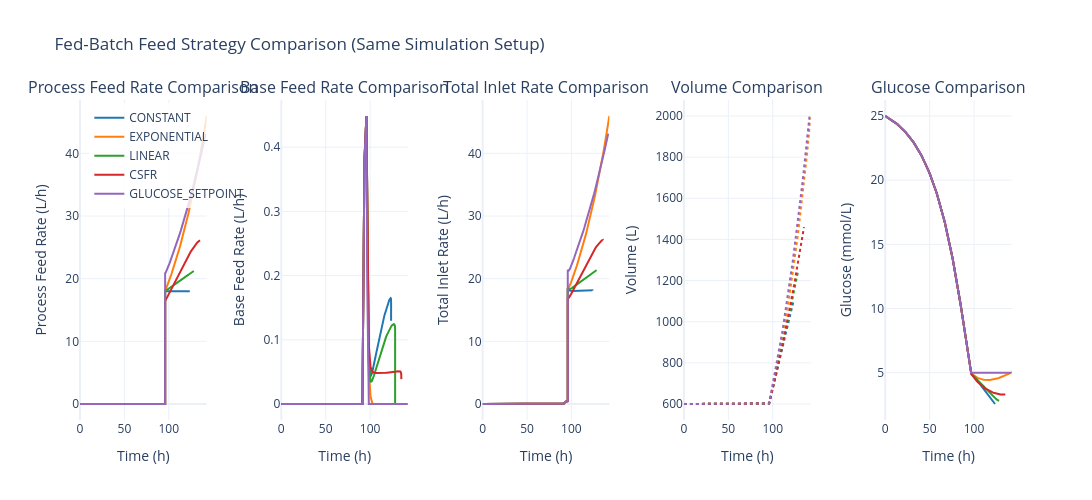

Notebook code cell kept with this figure:
### Code cell
# Comparison plot: feed profiles and glucose concentration across all feed strategies
import copy
import plotly.graph_objects as go
from plotly.subplots import make_subplots
from animakinetica.analysis.batch_visualization import (
    plot_batch_volume_feed,
    plot_batch_biomass_metabolites,
 )

# Use same simulation setup for fair comparison
feed_strategies_compare = [
    FeedStrategy.CONSTANT,
    FeedStrategy.EXPONENTIAL,
    FeedStrategy.LINEAR,
    FeedStrategy.CSFR,
    FeedStrategy.GLUCOSE_SETPOINT,
]

# Optional color mapping for consistent styling
color_map = {
    FeedStrategy.CONSTANT: "#1f77b4",
    FeedStrategy.EXPONENTIAL: "#ff7f0e",
    FeedStrategy.LINEAR: "#2ca02c",
    FeedStrategy.CSFR: "#d62728",
    FeedStrategy.GLUCOSE_SETPOINT: "#9467bd",
}

# Build one comparison figure
fig_compare = make_subplots(
    rows=1, cols=5,
    subplot_titles=(
        "Process Feed Rate Comparison",
        "Base Feed Rate Comparison",
        "Total Inlet Rate Comparison",
        "Volume Comparison",
        "Glucose Comparison",
    ),
    horizontal_spacing=0.08
)

for fs in feed_strategies_compare:
    params_test = copy.deepcopy(params)
    params_test.update("excess_kinetics_batch")  # Use excess kinetics for more dynamic feed profiles
    #params_test.update("excess_kinetics_batch")
    sim_test = CellCultureSimulation(
        parameters=params_test,
        kinetics=Kinetics.EXCESS,
        operating_mode=OperatingMode.FEDBATCH,
        feed_strategy=fs,
        gas_controller=GasController.CASCADE_N_FG_XO2,
        performance_mode=False,  # needed so detailed lists are available for plotting
        solver_method="BDF"
    )

    res = sim_test.run_simulation(number_of_batches=1)

    # Reuse existing plotting utilities and extract traces from their outputs
    fig_volume = plot_batch_volume_feed(res, batch_number=1, layout_kwargs={"showlegend": False})
    fig_biomass = plot_batch_biomass_metabolites(res, batch_number=1, layout_kwargs={"showlegend": False})

    total_inlet_trace = next(tr for tr in fig_volume.data if tr.name == "Total Inlet Rate")
    volume_trace = next(tr for tr in fig_volume.data if tr.name == "Volume")
    base_inlet_trace = next(tr for tr in fig_volume.data if tr.name == "Base Feed Rate")
    feed_inlet_trace = next(tr for tr in fig_volume.data if tr.name == "Process Feed Rate")
    glucose_trace = next(tr for tr in fig_biomass.data if tr.name == "Glucose")

    label = fs.name
    color = color_map.get(fs, None)

    fig_compare.add_trace(
        go.Scatter(
            x=feed_inlet_trace.x,
            y=feed_inlet_trace.y,
            mode="lines",
            name=label,
            line=dict(width=2, color=color),
            showlegend=True,
            hovertemplate="Strategy: " + label + "<br>Time: %{x:.1f} h<br>F_feed: %{y:.4f} L/h<extra></extra>",
        ),
        row=1, col=1
    )

    fig_compare.add_trace(
        go.Scatter(
            x=base_inlet_trace.x,
            y=base_inlet_trace.y,
            mode="lines",
            name=label,
            line=dict(width=2, color=color),
            showlegend=False,
            hovertemplate="Strategy: " + label + "<br>Time: %{x:.1f} h<br>F_base: %{y:.4f} L/h<extra></extra>",
        ),
        row=1, col=2
    )

    fig_compare.add_trace(
        go.Scatter(
            x=total_inlet_trace.x,
            y=total_inlet_trace.y,
            mode="lines",
            name=label,
            line=dict(width=2, color=color),
            showlegend=False,
            hovertemplate="Strategy: " + label + "<br>Time: %{x:.1f} h<br>F_total: %{y:.4f} L/h<extra></extra>",
        ),
        row=1, col=3
    )

    fig_compare.add_trace(
        go.Scatter(
            x=volume_trace.x,
            y=volume_trace.y,
            mode="lines",
            name=label,
            line=dict(width=2, color=color, dash="dot"),
            showlegend=False,
            hovertemplate="Strategy: " + label + "<br>Time: %{x:.1f} h<br>V: %{y:.2f} L<extra></extra>",
        ),
        row=1, col=4
    )

    fig_compare.add_trace(
        go.Scatter(
            x=glucose_trace.x,
            y=glucose_trace.y,
            mode="lines",
            name=label,
            line=dict(width=2, color=color),
            showlegend=False,
            hovertemplate="Strategy: " + label + "<br>Time: %{x:.1f} h<br>Glucose: %{y:.2f} mmol/L<extra></extra>",
        ),
        row=1, col=5
    )

for col in range(1, 6):
    fig_compare.update_xaxes(title_text="Time (h)", row=1, col=col)

fig_compare.update_yaxes(title_text="Process Feed Rate (L/h)", row=1, col=1)
fig_compare.update_yaxes(title_text="Base Feed Rate (L/h)", row=1, col=2)
fig_compare.update_yaxes(title_text="Total Inlet Rate (L/h)", row=1, col=3)
fig_compare.update_yaxes(title_text="Volume (L)", row=1, col=4)
fig_compare.update_yaxes(title_text="Glucose (mmol/L)", row=1, col=5)

fig_compare.update_layout(
    title_text="Fed-Batch Feed Strategy Comparison (Same Simulation Setup)",
    template="plotly_white",
    height=500,
    width=3200,
    legend=dict(x=0.01, y=0.99, bgcolor="rgba(255,255,255,0.8)"),
)

fig_compare.show()

### Figure 1 — Plotly figure (JSON) as saved in the notebook; plotly's stock layout.template omitted (floating-point values rounded to 4 significant figures; data arrays with more than 128 entries replaced by an {"elided": "..."} marker saying what was removed)
{"data": [{"hovertemplate": "Strategy: CONSTANT<br>Time: %{x:.1f} h<br>F_feed: %{y:.4f} L/h<extra></extra>", "line": {"color": "#1f77b4", "width": 2}, "mode": "lines", "name": "CONSTANT", "showlegend": true, "type": "scatter", "x": {"elided": "236 float values"}, "xaxis": "x", "y": {"elided": "236 float values"}, "yaxis": "y"}, {"hovertemplate": "Strategy: CONSTANT<br>Time: %{x:.1f} h<br>F_base: %{y:.4f} L/h<extra></extra>", "line": {"color": "#1f77b4", "width": 2}, "mode": "lines", "name": "CONSTANT", "showlegend": false, "type": "scatter", "x": {"elided": "236 float values"}, "xaxis": "x2", "y": {"elided": "236 float values"}, "yaxis": "y2"}, {"hovertemplate": "Strategy: CONSTANT<br>Time: %{x:.1f} h<br>F_total: %{y:.4f} L/h<extra></extra>", "line": {"color": "#1f77b4", "width": 2}, "mode": "lines", "name": "CONSTANT", "showlegend": false, "type": "scatter", "x": {"elided": "236 float values"}, "xaxis": "x3", "y": {"elided": "236 float values"}, "yaxis": "y3"}, {"hovertemplate": "Strategy: CONSTANT<br>Time: %{x:.1f} h<br>V: %{y:.2f} L<extra></extra>", "line": {"color": "#1f77b4", "dash": "dot", "width": 2}, "mode": "lines", "name": "CONSTANT", "showlegend": false, "type": "scatter", "x": {"elided": "236 float values"}, "xaxis": "x4", "y": {"elided": "236 float values"}, "yaxis": "y4"}, {"hovertemplate": "Strategy: CONSTANT<br>Time: %{x:.1f} h<br>Glucose: %{y:.2f} mmol/L<extra></extra>", "line": {"color": "#1f77b4", "width": 2}, "mode": "lines", "name": "CONSTANT", "showlegend": false, "type": "scatter", "x": {"elided": "236 float values"}, "xaxis": "x5", "y": {"elided": "236 float values"}, "yaxis": "y5"}, {"hovertemplate": "Strategy: EXPONENTIAL<br>Time: %{x:.1f} h<br>F_feed: %{y:.4f} L/h<extra></extra>", "line": {"color": "#ff7f0e", "width": 2}, "mode": "lines", "name": "EXPONENTIAL", "showlegend": true, "type": "scatter", "x": {"elided": "236 float values"}, "xaxis": "x", "y": {"elided": "236 float values"}, "yaxis": "y"}, {"hovertemplate": "Strategy: EXPONENTIAL<br>Time: %{x:.1f} h<br>F_base: %{y:.4f} L/h<extra></extra>", "line": {"color": "#ff7f0e", "width": 2}, "mode": "lines", "name": "EXPONENTIAL", "showlegend": false, "type": "scatter", "x": {"elided": "236 float values"}, "xaxis": "x2", "y": {"elided": "236 float values"}, "yaxis": "y2"}, {"hovertemplate": "Strategy: EXPONENTIAL<br>Time: %{x:.1f} h<br>F_total: %{y:.4f} L/h<extra></extra>", "line": {"color": "#ff7f0e", "width": 2}, "mode": "lines", "name": "EXPONENTIAL", "showlegend": false, "type": "scatter", "x": {"elided": "236 float values"}, "xaxis": "x3", "y": {"elided": "236 float values"}, "yaxis": "y3"}, {"hovertemplate": "Strategy: EXPONENTIAL<br>Time: %{x:.1f} h<br>V: %{y:.2f} L<extra></extra>", "line": {"color": "#ff7f0e", "dash": "dot", "width": 2}, "mode": "lines", "name": "EXPONENTIAL", "showlegend": false, "type": "scatter", "x": {"elided": "236 float values"}, "xaxis": "x4", "y": {"elided": "236 float values"}, "yaxis": "y4"}, {"hovertemplate": "Strategy: EXPONENTIAL<br>Time: %{x:.1f} h<br>Glucose: %{y:.2f} mmol/L<extra></extra>", "line": {"color": "#ff7f0e", "width": 2}, "mode": "lines", "name": "EXPONENTIAL", "showlegend": false, "type": "scatter", "x": {"elided": "236 float values"}, "xaxis": "x5", "y": {"elided": "236 float values"}, "yaxis": "y5"}, {"hovertemplate": "Strategy: LINEAR<br>Time: %{x:.1f} h<br>F_feed: %{y:.4f} L/h<extra></extra>", "line": {"color": "#2ca02c", "width": 2}, "mode": "lines", "name": "LINEAR", "showlegend": true, "type": "scatter", "x": {"elided": "241 float values"}, "xaxis": "x", "y": {"elided": "241 float values"}, "yaxis": "y"}, {"hovertemplate": "Strategy: LINEAR<br>Time: %{x:.1f} h<br>F_base: %{y:.4f} L/h<extra></extra>", "line": {"color": "#2ca02c", "width": 2}, "mode": "lines", "name": "LINEAR", "showlegend": false, "type": "scatter", "x": {"elided": "241 float values"}, "xaxis": "x2", "y": {"elided": "241 float values"}, "yaxis": "y2"}, {"hovertemplate": "Strategy: LINEAR<br>Time: %{x:.1f} h<br>F_total: %{y:.4f} L/h<extra></extra>", "line": {"color": "#2ca02c", "width": 2}, "mode": "lines", "name": "LINEAR", "showlegend": false, "type": "scatter", "x": {"elided": "241 float values"}, "xaxis": "x3", "y": {"elided": "241 float values"}, "yaxis": "y3"}, {"hovertemplate": "Strategy: LINEAR<br>Time: %{x:.1f} h<br>V: %{y:.2f} L<extra></extra>", "line": {"color": "#2ca02c", "dash": "dot", "width": 2}, "mode": "lines", "name": "LINEAR", "showlegend": false, "type": "scatter", "x": {"elided": "241 float values"}, "xaxis": "x4", "y": {"elided": "241 float values"}, "yaxis": "y4"}, {"hovertemplate": "Strategy: LINEAR<br>Time: %{x:.1f} h<br>Glucose: %{y:.2f} mmol/L<extra></extra>", "line": {"color": "#2ca02c", "width": 2}, "mode": "lines", "name": "LINEAR", "showlegend": false, "type": "scatter", "x": {"elided": "241 float values"}, "xaxis": "x5", "y": {"elided": "241 float values"}, "yaxis": "y5"}, {"hovertemplate": "Strategy: CSFR<br>Time: %{x:.1f} h<br>F_feed: %{y:.4f} L/h<extra></extra>", "line": {"color": "#d62728", "width": 2}, "mode": "lines", "name": "CSFR", "showlegend": true, "type": "scatter", "x": {"elided": "249 float values"}, "xaxis": "x", "y": {"elided": "249 float values"}, "yaxis": "y"}, {"hovertemplate": "Strategy: CSFR<br>Time: %{x:.1f} h<br>F_base: %{y:.4f} L/h<extra></extra>", "line": {"color": "#d62728", "width": 2}, "mode": "lines", "name": "CSFR", "showlegend": false, "type": "scatter", "x": {"elided": "249 float values"}, "xaxis": "x2", "y": {"elided": "249 float values"}, "yaxis": "y2"}, {"hovertemplate": "Strategy: CSFR<br>Time: %{x:.1f} h<br>F_total: %{y:.4f} L/h<extra></extra>", "line": {"color": "#d62728", "width": 2}, "mode": "lines", "name": "CSFR", "showlegend": false, "type": "scatter", "x": {"elided": "249 float values"}, "xaxis": "x3", "y": {"elided": "249 float values"}, "yaxis": "y3"}, {"hovertemplate": "Strategy: CSFR<br>Time: %{x:.1f} h<br>V: %{y:.2f} L<extra></extra>", "line": {"color": "#d62728", "dash": "dot", "width": 2}, "mode": "lines", "name": "CSFR", "showlegend": false, "type": "scatter", "x": {"elided": "249 float values"}, "xaxis": "x4", "y": {"elided": "249 float values"}, "yaxis": "y4"}, {"hovertemplate": "Strategy: CSFR<br>Time: %{x:.1f} h<br>Glucose: %{y:.2f} mmol/L<extra></extra>", "line": {"color": "#d62728", "width": 2}, "mode": "lines", "name": "CSFR", "showlegend": false, "type": "scatter", "x": {"elided": "249 float values"}, "xaxis": "x5", "y": {"elided": "249 float values"}, "yaxis": "y5"}, {"hovertemplate": "Strategy: GLUCOSE_SETPOINT<br>Time: %{x:.1f} h<br>F_feed: %{y:.4f} L/h<extra></extra>", "line": {"color": "#9467bd", "width": 2}, "mode": "lines", "name": "GLUCOSE_SETPOINT", "showlegend": true, "type": "scatter", "x": {"elided": "235 float values"}, "xaxis": "x", "y": {"elided": "235 float values"}, "yaxis": "y"}, {"hovertemplate": "Strategy: GLUCOSE_SETPOINT<br>Time: %{x:.1f} h<br>F_base: %{y:.4f} L/h<extra></extra>", "line": {"color": "#9467bd", "width": 2}, "mode": "lines", "name": "GLUCOSE_SETPOINT", "showlegend": false, "type": "scatter", "x": {"elided": "235 float values"}, "xaxis": "x2", "y": {"elided": "235 float values"}, "yaxis": "y2"}, {"hovertemplate": "Strategy: GLUCOSE_SETPOINT<br>Time: %{x:.1f} h<br>F_total: %{y:.4f} L/h<extra></extra>", "line": {"color": "#9467bd", "width": 2}, "mode": "lines", "name": "GLUCOSE_SETPOINT", "showlegend": false, "type": "scatter", "x": {"elided": "235 float values"}, "xaxis": "x3", "y": {"elided": "235 float values"}, "yaxis": "y3"}, {"hovertemplate": "Strategy: GLUCOSE_SETPOINT<br>Time: %{x:.1f} h<br>V: %{y:.2f} L<extra></extra>", "line": {"color": "#9467bd", "dash": "dot", "width": 2}, "mode": "lines", "name": "GLUCOSE_SETPOINT", "showlegend": false, "type": "scatter", "x": {"elided": "235 float values"}, "xaxis": "x4", "y": {"elided": "235 float values"}, "yaxis": "y4"}, {"hovertemplate": "Strategy: GLUCOSE_SETPOINT<br>Time: %{x:.1f} h<br>Glucose: %{y:.2f} mmol/L<extra></extra>", "line": {"color": "#9467bd", "width": 2}, "mode": "lines", "name": "GLUCOSE_SETPOINT", "showlegend": false, "type": "scatter", "x": {"elided": "235 float values"}, "xaxis": "x5", "y": {"elided": "235 float values"}, "yaxis": "y5"}], "layout": {"annotations": [{"font": {"size": 16}, "showarrow": false, "text": "Process Feed Rate Comparison", "x": 0.068, "xanchor": "center", "xref": "paper", "y": 1, "yanchor": "bottom", "yref": "paper"}, {"font": {"size": 16}, "showarrow": false, "text": "Base Feed Rate Comparison", "x": 0.284, "xanchor": "center", "xref": "paper", "y": 1, "yanchor": "bottom", "yref": "paper"}, {"font": {"size": 16}, "showarrow": false, "text": "Total Inlet Rate Comparison", "x": 0.5, "xanchor": "center", "xref": "paper", "y": 1, "yanchor": "bottom", "yref": "paper"}, {"font": {"size": 16}, "showarrow": false, "text": "Volume Comparison", "x": 0.716, "xanchor": "center", "xref": "paper", "y": 1, "yanchor": "bottom", "yref": "paper"}, {"font": {"size": 16}, "showarrow": false, "text": "Glucose Comparison", "x": 0.932, "xanchor": "center", "xref": "paper", "y": 1, "yanchor": "bottom", "yref": "paper"}], "height": 500, "legend": {"bgcolor": "rgba(255,255,255,0.8)", "x": 0.01, "y": 0.99}, "title": {"text": "Fed-Batch Feed Strategy Comparison (Same Simulation Setup)"}, "width": 3200, "xaxis": {"anchor": "y", "domain": [0, 0.136], "title": {"text": "Time (h)"}}, "xaxis2": {"anchor": "y2", "domain": [0.216, 0.352], "title": {"text": "Time (h)"}}, "xaxis3": {"anchor": "y3", "domain": [0.432, 0.568], "title": {"text": "Time (h)"}}, "xaxis4": {"anchor": "y4", "domain": [0.648, 0.784], "title": {"text": "Time (h)"}}, "xaxis5": {"anchor": "y5", "domain": [0.864, 1.0], "title": {"text": "Time (h)"}}, "yaxis": {"anchor": "x", "domain": [0, 1], "title": {"text": "Process Feed Rate (L/h)"}}, "yaxis2": {"anchor": "x2", "domain": [0, 1], "title": {"text": "Base Feed Rate (L/h)"}}, "yaxis3": {"anchor": "x3", "domain": [0, 1], "title": {"text": "Total Inlet Rate (L/h)"}}, "yaxis4": {"anchor": "x4", "domain": [0, 1], "title": {"text": "Volume (L)"}}, "yaxis5": {"anchor": "x5", "domain": [0, 1], "title": {"text": "Glucose (mmol/L)"}}}}
